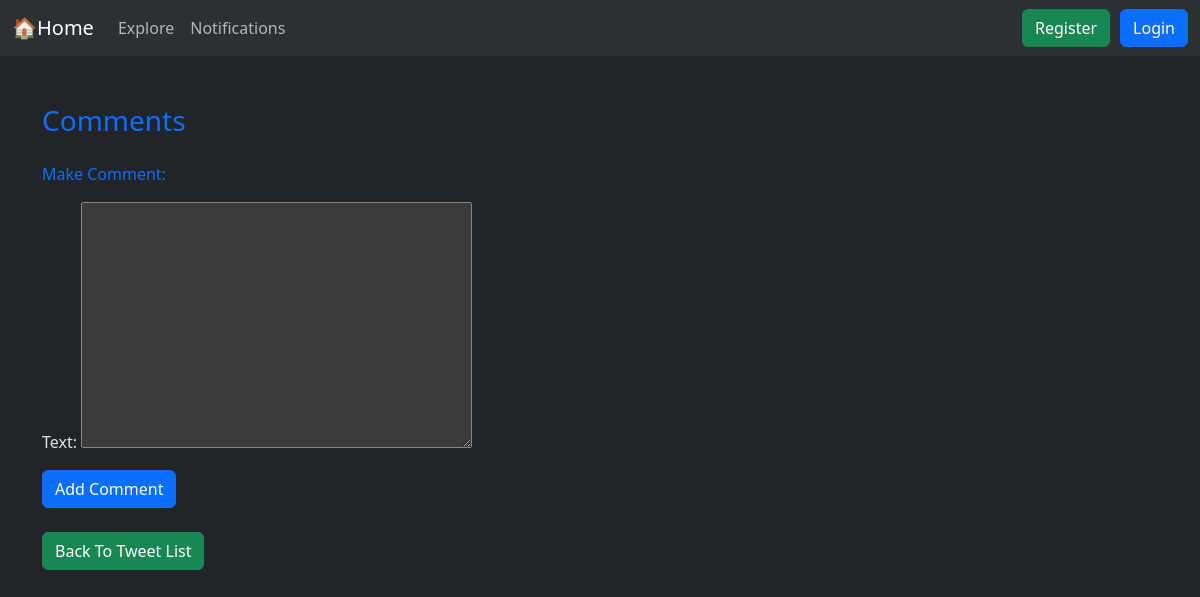
Page /10/comments/ on the earlier database version.
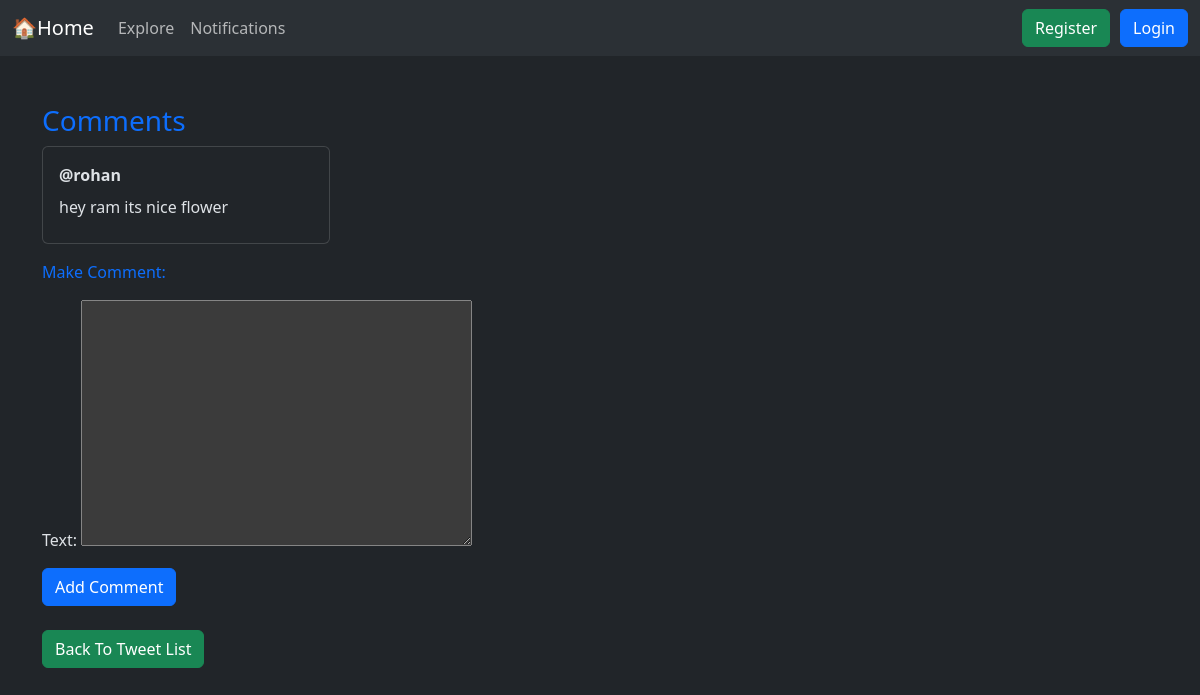
Same page on the later database version.
### tweet/models.py (models this page shows, shortened)
class Comments(models.Model):
    user=models.ForeignKey(User, on_delete=models.CASCADE, related_name='comments')
    tweet=models.ForeignKey(Tweet, on_delete=models.CASCADE, related_name='comments')
    text= models.TextField(max_length=200)
    created_at=models.DateTimeField(auto_now_add=True)

### tweet/views.py (the view)
# urls.py: path('<int:tweet_id>/comments/', views.comments_view, name='comments_view'),
def comments_view(request, tweet_id):
    tweet= get_object_or_404(Tweet, pk=tweet_id)
    comments= tweet.comments.all()# comments is a reverse manaager generated by Django because of the foreign key relationship.
    form= CommentsForm()
    return render(request, 'comments.html', {'tweet': tweet, 'comments': comments, 'form': form})

### tweet/forms.py
class CommentsForm(forms.ModelForm):
    class Meta:
        model=Comments
        fields=['text']

### tweet/templates/comments.html (shortened to what this page needs)
{% extends "base.html" %}
{% block content %}
<h3 class="text text-primary mt-5">Comments</h3>
{% if comments %}
 {% for comment in comments %}
<div class="card" style="width: 18rem;">
  <div class="card-body mb-2">
    <strong>@{{comment.user.username}}</strong>
    <p class="card-text mt-2">{{comment.text}}</p>
  </div>
</div>
{% endfor %}
 {% endif %}
<form method="post" enctype="multipart/form-data" name="comment_form"
 action="{% url 'make_comment' tweet.id %}">
    <label class="form-label mt-3 mb-3 text text-primary" for="">Make Comment:</label>{{form.as_p}}
    <button class="btn btn-primary" type="submit">Add Comment</button>
</form>
<a href="{% url 'tweet_list' %}" class="btn btn-success mt-4">Back To Tweet List</a>
{% endblock  %}

Differences in the rows shown:
added Comments: user.username "rohan", text "hey ram its nice flower"
